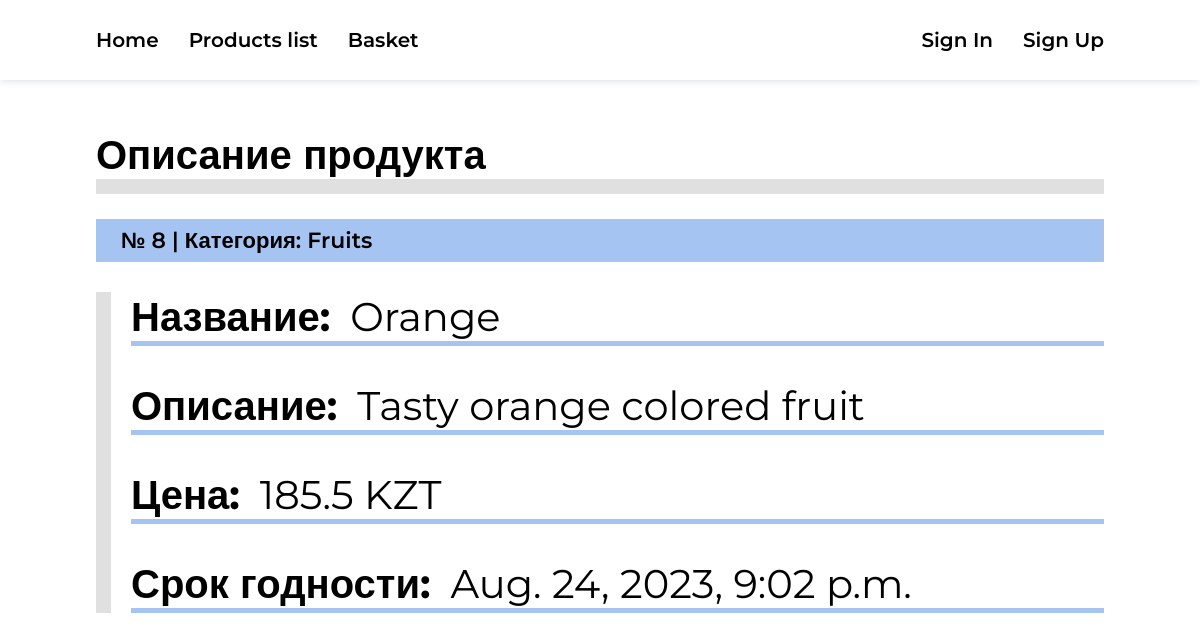
Page /market/products/details/8/ on the committed database.
### market/models.py (models this page shows, shortened)
class Product(models.Model):
    image = models.ImageField(blank=True, upload_to=uniq_name_upload)
    name = models.CharField(max_length=100, null=False)
    description = models.TextField(null=False)
    price = models.FloatField(null=False)
    category = models.ForeignKey(Category, on_delete=models.CASCADE)
    best_before_date = models.DateTimeField(default=datetime.datetime.today() + datetime.timedelta(days=7))

class Category(models.Model):
    name = models.CharField(max_length=50)
    class Meta:
        verbose_name = 'Category'
        verbose_name_plural = 'Categories'

### market/views.py (the view)
# urls.py: path('products/details/<int:product_id>/', views.MarketShowProduct.as_view(), name='details'),
class MarketShowProduct(DetailView):
    model = Product  # product
    template_name = 'market/details.html'
    pk_url_kwarg = 'product_id'
    def get_context_data(self, **kwargs):
        context = super().get_context_data(**kwargs)
        context['title'] = 'Детали продукта'
        context['menu'] = menu
        return context

### market/templates/market/details.html (shortened to what this page needs)
{% load static %}
<!DOCTYPE html>
<html lang="en">
<head>
    <link rel="stylesheet" href="{% static 'market/css/details.css' %}">
    <link rel="stylesheet" href="{% static 'market/css/header.css' %}">
</head>
<body>
    <header>
        <div>
            {% for m in menu %}
                <a href="{% url m.url %}">{{ m.title }}</a>
            {% endfor %}
        </div>
        <div>
            {% if request.user.is_authenticated %}
                <a href="{% url 'authe:profile' %}">Profile</a>
                <a href="{% url 'authe:signout' %}">Log Out</a>
            {% else %}
                <a href="{% url 'authe:signin' %}">Sign In</a>
                <a href="{% url 'authe:signup' %}">Sign Up</a>
            {% endif %}
        </div>
    </header>
    <section class="main">
        <h1>Описание продукта</h1>
        <span class="p-preinfo">
            <p>№ {{ product.id }} | Категория: {{ product.category.name }}</p>
        </span>
        <div class="p-details">
            <span>
                <p><b>Название:</b></p>
                <p>{{ product.name }}</p>
            </span>
            <span>
                <p><b>Описание:</b></p>
                <p>{{ product.description }}</p>
            </span>
            <span>
                <p><b>Цена:</b></p>
                <p>{{ product.price }} KZT</p>
            </span>
            <span>
                <p><b>Срок годности:</b></p>
                <p>{{ product.best_before_date }}</p>
            </span>
        </div>
    </section>
</body>
</html>

### market/static/market/css/details.css (style rules this page uses)
* { margin: 0; padding: 0; font-family: 'Montserrat', sans-serif; }
.main { padding: 50px 8%; }
.main h1 { font-size: 40px; border-bottom: 15px solid #e0e0e0; margin-bottom: 25px; }
.p-preinfo { display: block; background-color: #a5c4f2; padding: 8px 25px; margin-bottom: 10px; }
.p-preinfo > p { font-weight: 600; font-size: 22px; }
.p-details { border-left: 15px solid #e0e0e0; padding-left: 20px; margin-top: 30px; }
.p-details > span { display: flex; gap: 20px; font-size: 40px; margin-bottom: 35px; border-bottom: 5px solid #a5c4f2; }

### market/static/market/css/header.css (style rules this page uses)
header { width: 100%; height: 80px; box-shadow: 0px 0px 8px 0px rgba(34, 60, 80, 0.2); display: flex; align-items: center; justify-content: space-between; padding: 0 8%; box-sizing: border-box; }
header div { display: flex; gap: 30px; }
header div a { text-decoration: none; color: #000; font-size: 20px; font-weight: 600; position: relative; }

### rows in the picture
Product: id "8", category.name "Fruits", name "Orange", description "Tasty orange colored fruit", price "185.5", best_before_date "Aug. 24, 2023, 9:02 p.m."

### other values in the picture
{{ m.title }} "Home" "Products list" "Basket"
